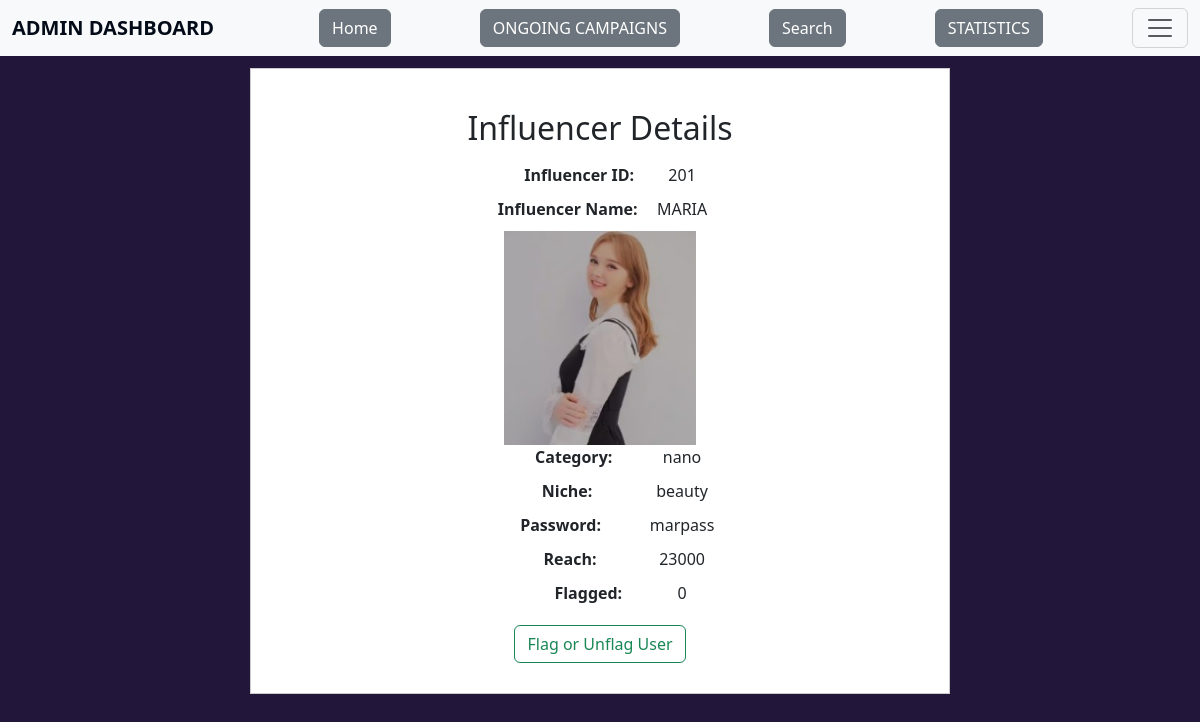
Before: /influencer/201 with the older database file.
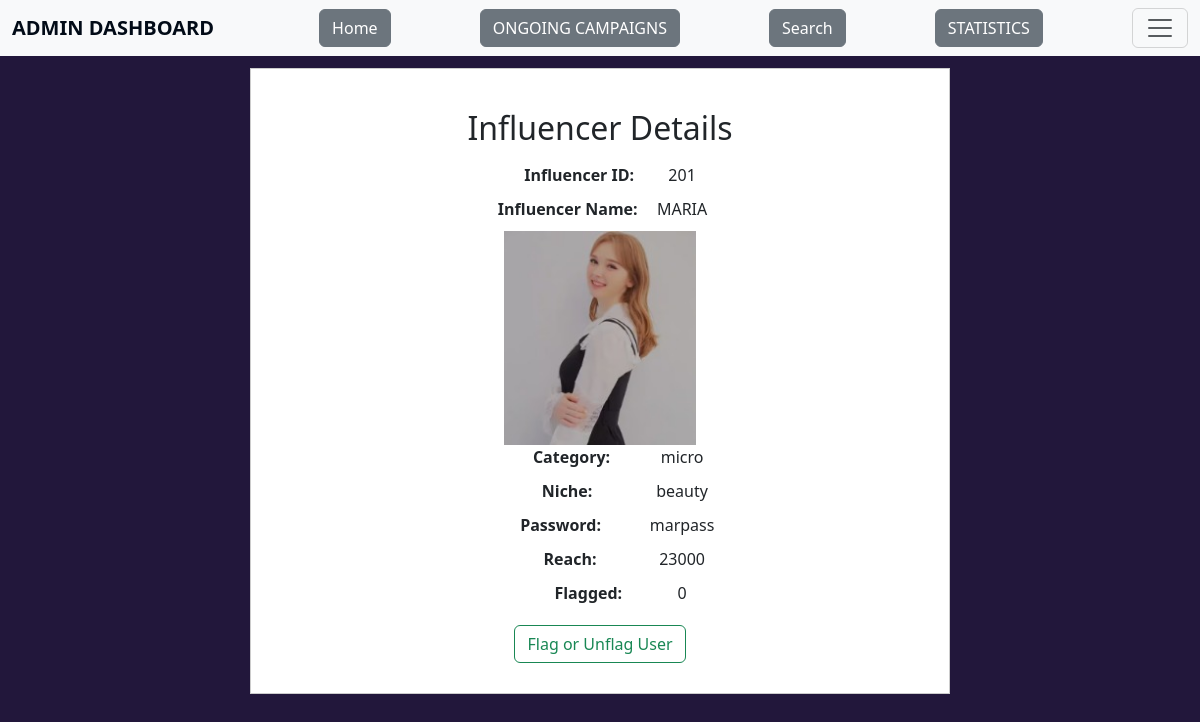
After: the same page with the newer database file.
### application/models.py (models this page shows, shortened)
class Influencer(db.Model):
    __tablename__="influencer"
    inf_id=db.Column(db.String,primary_key=True,nullable=False)
    inf_name=db.Column(db.String)
    inf_password=db.Column(db.String,nullable=False)
    inf_category=db.Column(db.String,nullable=False)
    inf_niche=db.Column(db.String,nullable=False)
    inf_reach=db.Column(db.Integer,nullable=False)
    flagged=db.Column(db.Integer, default=0)
    rating=db.Column(db.Numeric(1,1),default=0)
    inf_num_rating=db.Column(db.Integer, default=0)
    inf_total_rating=db.Column(db.Numeric, default=0)
    inf_req=db.relationship('Adrequest',cascade='all, delete-orphan')

### application/controllers.py (the view)
@app.route("/influencer/<inf_id>",methods=["GET"])
def inf_details(inf_id):
    inf=Influencer.query.get(inf_id)
    return render_template("inf_details.html",inf=inf)

### templates/inf_details.html (shortened to what this page needs)
<!DOCTYPE html>
<html lang="en">
<head>
    <link href="https://cdn.jsdelivr.net/npm/bootstrap@5.3.3/dist/css/bootstrap.min.css" rel="stylesheet">
</head>
<body>
    <nav class="navbar bg-body-tertiary fixed-top">
        <div class="container-fluid">
            <a class="navbar-brand" >ADMIN DASHBOARD</a>
            <a href="/admin_dashboard"><button class="btn btn-secondary">Home</button></a>
            <a href="/ongoing_camp"><button class="btn btn-secondary">ONGOING CAMPAIGNS</button></a>
            <a href="{{url_for('adminsearch', search_type='common')}}"><button class="btn btn-secondary">Search</button></a>
            <a href="/admin_summary"><button class="btn btn-secondary">STATISTICS</button></a>
            <button class="navbar-toggler" type="button" data-bs-toggle="offcanvas" data-bs-target="#offcanvasNavbar" aria-controls="offcanvasNavbar" aria-label="Toggle navigation">
                <span class="navbar-toggler-icon"></span>
            </button>
        </div>
    </nav>
<body>
    <div class="container mt-5">
        <h1 class="mb-3">Influencer Details</h1>
        <div class="detail"><strong>Influencer ID:</strong> {{inf.inf_id}}</div>
        <div class="detail"><strong>Influencer Name:</strong> {{inf.inf_name}}</div>
        <img id="image" src="/static/{{ inf.inf_id }}.jpeg" alt="" class="small-image">
        <div class="detail"><strong>Category:</strong> {{inf.inf_category}}</div>
        <div class="detail"><strong>Niche:</strong> {{inf.inf_niche}}</div>
        <div class="detail"><strong>Password:</strong> {{inf.inf_password}}</div>
        <div class="detail"><strong>Reach:</strong> {{inf.inf_reach}}</div>
        <div class="detail"><strong>Flagged:</strong> {{inf.flagged}}</div>
        <a href="{{url_for('inf_flag', inf_id=inf.inf_id) }}"><button class="btn btn-outline-success" type="button">Flag or Unflag User</button></a>
    </div>
</body>
</html>

Changed rows visible on the page:
changed Influencer "MARIA": inf_category "nano" → "micro"
